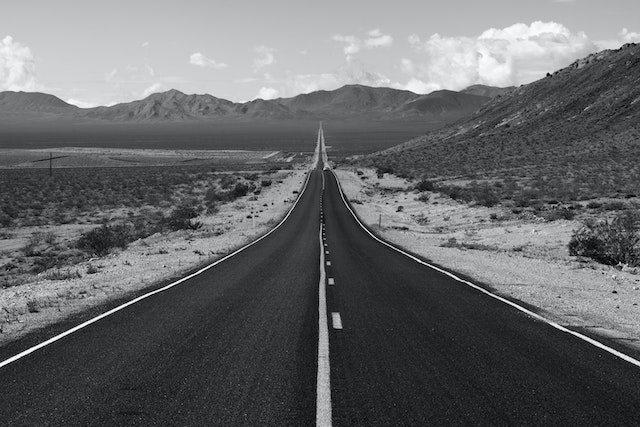
#> input picture lv2/road.jpg, 640 x 427 px
$ python lv2.py
#> lines starting #> are read from the running program, lines starting #| are printed output that depends on the picture
import numpy as np
import matplotlib.pyplot as plt
import statistics

# [8 lines of commented-out code are left out]

def load_data(file_path):
    data = np.genfromtxt(file_path, delimiter=',', skip_header=1)
    return data

file_path = 'data.csv'
data = load_data(file_path)
spol = data[:, 0].astype(int)
visina = data[:, 1]
masa = data[:, 2]

print(f"Izmjereno je mjerenje na {len(spol)} osoba.")
plt.figure()
plt.scatter(visina, masa, color="blue", label="odnos visine i mase")
plt.title('Odnos visine i mase')
plt.xlabel('Visina (cm)')
plt.ylabel('Masa (kg)')
#isto ko i u prethodnom ali za svaku prethodnu osobu
visina_50_ = []
for i in range(0, len(visina)):
    if i % 50 == 0:
        visina_50_.append(visina[i])
masa_50_ = []
for i in range(0, len(masa)):
    if i % 50 == 0:
        masa_50_.append(masa[i])
plt.figure()
plt.scatter(visina_50_, masa_50_, color="red", label="odnos visine i mase svake 50 osobe")
plt.title('Odnos visine i mase')
plt.xlabel('Visina (cm)')
plt.ylabel('Masa (kg)')
print(f"min visina: {min(visina)}")
print(f"max visina: {max(visina)}")
print(f"srednja visina: {statistics.mean(visina)}")
male_height_ = []
female_height_ = []
for i in range(0, len(spol)):
    if spol[i] == 1:
        male_height_.append(visina[i])
    else:
        female_height_.append(visina[i])

print("ZA MUŠKARCE...")
print(f"min visina: {min(male_height_)}")
print(f"max visina: {max(male_height_)}")
print(f"srednja visina: {statistics.mean(male_height_)}")
print("ZA ŽENE...")
print(f"min visina: {min(female_height_)}")
print(f"max visina: {max(female_height_)}")
print(f"srednja visina: {statistics.mean(female_height_)}")

print()
# Izdvajanje muškaraca
ind_muskarci = (data[:, 0] == 1) #vraca polje muskaraca
visina_muskarci = data[ind_muskarci, 1] # vraca data članove 2. stupca koji su muskarci

#3. zadatak...
img = plt.imread("road.jpg")
#> img is the input picture: shape (427, 640, 3); mean R, G, B 102.9, 103.9, 105.9

# [5 lines of commented-out code are left out]

import numpy as np
import matplotlib.pyplot as plt
img = plt.imread ("road.jpg")
img = img[:,:,0].copy()
#> img: shape (427, 640)
print(img.shape)
#| (427, 640)
print(img.dtype)
#| uint8
plt.figure()
plt.imshow(img, cmap = "gray")

lighten_factor = 100
lightened_image = np.clip(img.astype(int) + lighten_factor, 0, 255).astype(np.uint8)
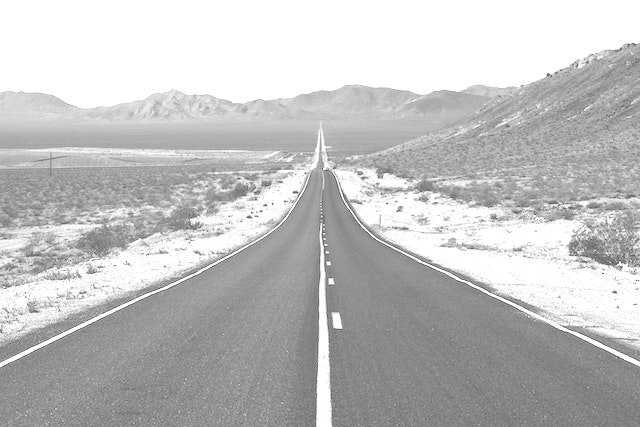
#> lightened_image: shape (427, 640); min 100, max 255, mean 192.3
plt.figure()
plt.imshow(lightened_image, cmap = "gray")

height, width = img.shape
#> height = 427; width = 640

start_col = width // 4
#> start_col = 160
end_col = width // 2
#> end_col = 320

second_quarter = img[:, start_col:end_col]
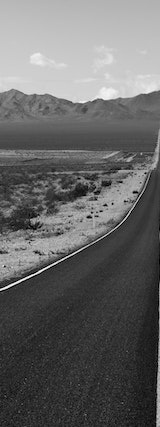
#> second_quarter: shape (427, 160); min 0, max 254, mean 102

plt.figure()
plt.imshow(second_quarter, cmap = "gray")

rotated_image_array = np.rot90(img, k=-1)
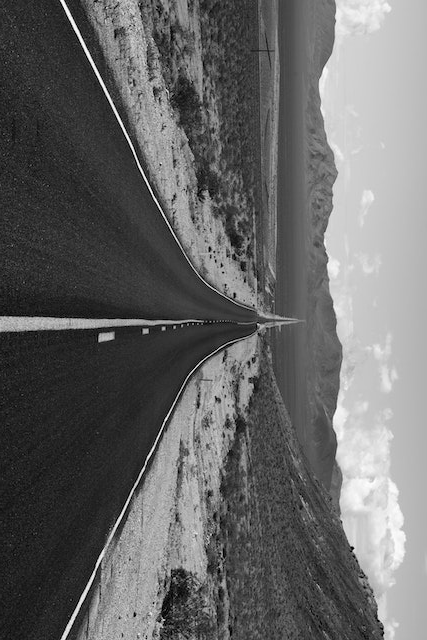
#> rotated_image_array: shape (640, 427); min 0, max 254, mean 102.9

plt.figure()
plt.imshow(rotated_image_array, cmap = "gray")

mirrored_image_array = np.fliplr(img)
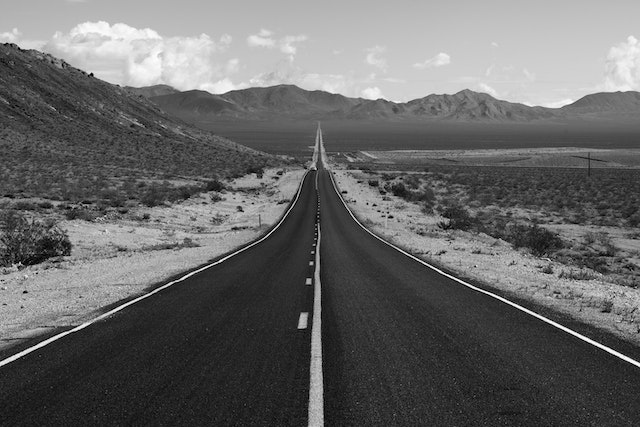
#> mirrored_image_array: shape (427, 640); min 0, max 254, mean 102.9

plt.figure()
plt.imshow(mirrored_image_array, cmap = "gray")


#4. zadatak...

black_square = np.zeros((50, 50))
white_square = np.ones((50, 50)) * 255

top_left = black_square
top_right = white_square
bottom_left = white_square
bottom_right = black_square

top_row = np.hstack((top_left, top_right))
middle_row = np.hstack((bottom_left, bottom_right))
bottom_row = np.hstack((top_left, top_right))
final_image = np.vstack((top_row, middle_row, bottom_row))

plt.figure()
plt.imshow(final_image, cmap = "gray")

plt.show()
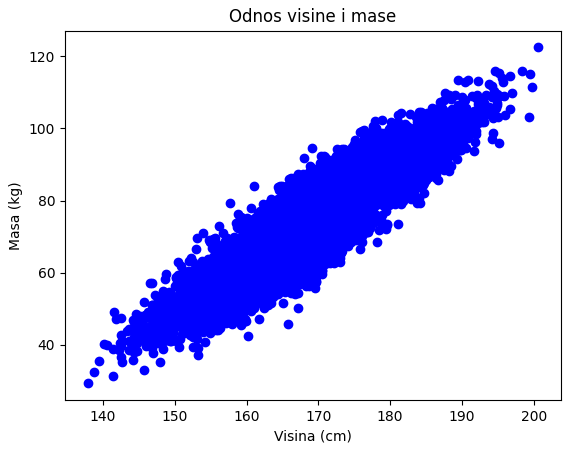
#> figure drawn by matplotlib, 1 panel
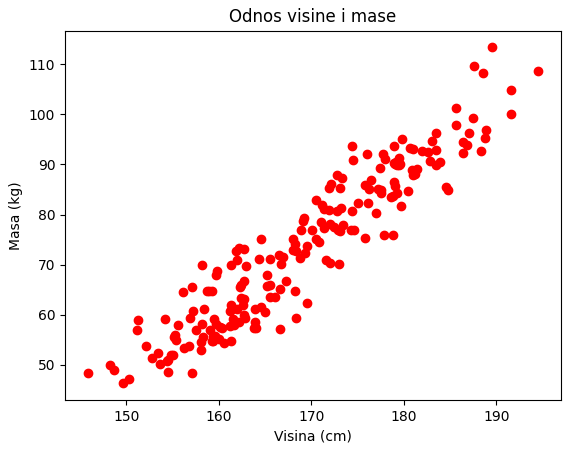
#> figure drawn by matplotlib, 1 panel
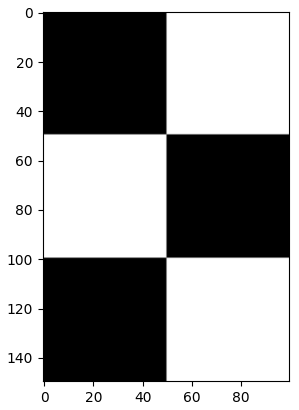
#> figure drawn by matplotlib, 1 panel
